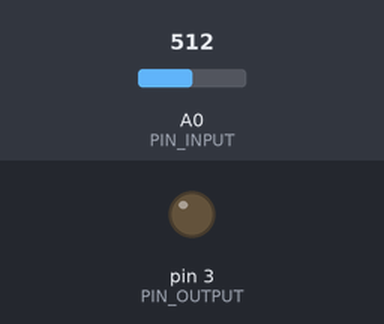
Recording of a sketch running on a simulated Arduino Uno, built with avr-gcc and run on an emulated ATmega328P. Parts: output pins drawn as LEDs (lit = HIGH). Inputs (shaded band) come from the test bench; at power-on: A0 (PIN_INPUT) = 512.

Above: at 1.2 s.
1.3 s: A0 (PIN_INPUT) set to 90
At 1.55 s:
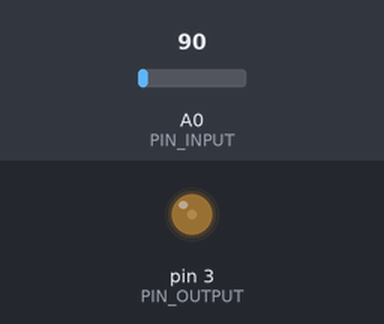
4.3 s: A0 (PIN_INPUT) set to 0
5.8 s: A0 (PIN_INPUT) set to 20
At 6.5 s:
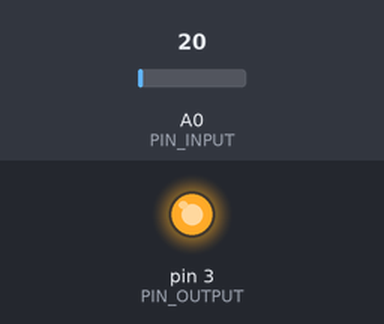
Timing chart, 0 to 8.8 s (numbered marks = the images above; inputs shaded):
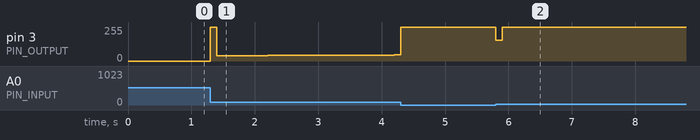

The sketch:

PID_AdaptiveTunings.ino
```cpp
/********************************************************
 * PID Adaptive Tuning Example
 * One of the benefits of the PID library is that you can
 * change the tuning parameters at any time.  this can be
 * helpful if we want the controller to be agressive at some
 * times, and conservative at others.   in the example below
 * we set the controller to use Conservative Tuning Parameters
 * when we're near setpoint and more agressive Tuning
 * Parameters when we're farther away.
 ********************************************************/

#include <PID_v1.h>

#define PIN_INPUT 0
#define PIN_OUTPUT 3

//Define Variables we'll be connecting to
double Setpoint, Input, Output;

//Define the aggressive and conservative Tuning Parameters
double aggKp=4, aggKi=0.2, aggKd=1;
double consKp=1, consKi=0.05, consKd=0.25;

//Specify the links and initial tuning parameters
PID myPID(&Input, &Output, &Setpoint, consKp, consKi, consKd, DIRECT);

void setup()
{
  //initialize the variables we're linked to
  Input = analogRead(PIN_INPUT);
  Setpoint = 100;

  //turn the PID on
  myPID.SetMode(AUTOMATIC);
}

void loop()
{
  Input = analogRead(PIN_INPUT);

  double gap = abs(Setpoint-Input); //distance away from setpoint
  if (gap < 10)
  {  //we're close to setpoint, use conservative tuning parameters
    myPID.SetTunings(consKp, consKi, consKd);
  }
  else
  {
     //we're far from setpoint, use aggressive tuning parameters
     myPID.SetTunings(aggKp, aggKi, aggKd);
  }

  myPID.Compute();
  analogWrite(PIN_OUTPUT, Output);
}
```

Measured:
- after the input at 1.3 s, pin 3 (PIN_OUTPUT): 0/255 → 255/255 at once, → 40/255 0.10 s later, → 41/255 0.30 s later, → 42/255 0.50 s later, … (8 changes in this stretch)
- after the input at 5.8 s, pin 3 (PIN_OUTPUT): 255/255 → 157/255 at once, → 255/255 0.10 s later
